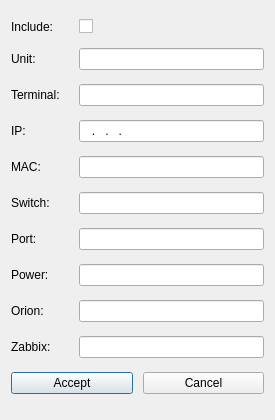
<?xml version="1.0" encoding="UTF-8"?>
<ui version="4.0">
 <class>Dialog</class>
 <widget class="QDialog" name="Dialog">
  <property name="geometry">
   <rect>
    <x>0</x>
    <y>0</y>
    <width>275</width>
    <height>420</height>
   </rect>
  </property>
  <property name="windowTitle">
   <string>Dialog</string>
  </property>
  <layout class="QVBoxLayout" name="verticalLayout">
   <item>
    <layout class="QHBoxLayout" name="layout_onoff" stretch="1,3">
     <item>
      <widget class="QLabel" name="label_onoff">
       <property name="text">
        <string>Include:</string>
       </property>
      </widget>
     </item>
     <item>
      <widget class="QCheckBox" name="checkBox_onoff">
       <property name="text">
        <string/>
       </property>
      </widget>
     </item>
    </layout>
   </item>
   <item>
    <layout class="QHBoxLayout" name="layout_unit" stretch="1,3">
     <item>
      <widget class="QLabel" name="label_unit">
       <property name="text">
        <string>Unit:</string>
       </property>
      </widget>
     </item>
     <item>
      <widget class="QLineEdit" name="lineEdit_unit"/>
     </item>
    </layout>
   </item>
   <item>
    <layout class="QHBoxLayout" name="layout_terminal" stretch="1,3">
     <item>
      <widget class="QLabel" name="label_terminal">
       <property name="text">
        <string>Terminal:</string>
       </property>
      </widget>
     </item>
     <item>
      <widget class="QLineEdit" name="lineEdit_terminal"/>
     </item>
    </layout>
   </item>
   <item>
    <layout class="QHBoxLayout" name="layout_ip" stretch="1,3">
     <item>
      <widget class="QLabel" name="label_ip">
       <property name="text">
        <string>IP:</string>
       </property>
      </widget>
     </item>
     <item>
      <widget class="QLineEdit" name="lineEdit_ip">
       <property name="inputMask">
        <string>000.000.000.000</string>
       </property>
      </widget>
     </item>
    </layout>
   </item>
   <item>
    <layout class="QHBoxLayout" name="layout_mac" stretch="1,3">
     <item>
      <widget class="QLabel" name="label_mac">
       <property name="text">
        <string>MAC:</string>
       </property>
      </widget>
     </item>
     <item>
      <widget class="QLineEdit" name="lineEdit_mac">
       <property name="inputMask">
        <string/>
       </property>
      </widget>
     </item>
    </layout>
   </item>
   <item>
    <layout class="QHBoxLayout" name="layout_switch" stretch="1,3">
     <item>
      <widget class="QLabel" name="label_switch">
       <property name="text">
        <string>Switch:</string>
       </property>
      </widget>
     </item>
     <item>
      <widget class="QLineEdit" name="lineEdit_switch"/>
     </item>
    </layout>
   </item>
   <item>
    <layout class="QHBoxLayout" name="layout_port" stretch="1,3">
     <item>
      <widget class="QLabel" name="label_port">
       <property name="text">
        <string>Port:</string>
       </property>
      </widget>
     </item>
     <item>
      <widget class="QLineEdit" name="lineEdit_port">
       <property name="echoMode">
        <enum>QLineEdit::Normal</enum>
       </property>
      </widget>
     </item>
    </layout>
   </item>
   <item>
    <layout class="QHBoxLayout" name="layout_power" stretch="1,3">
     <item>
      <widget class="QLabel" name="label_power">
       <property name="text">
        <string>Power:</string>
       </property>
      </widget>
     </item>
     <item>
      <widget class="QLineEdit" name="lineEdit_power"/>
     </item>
    </layout>
   </item>
   <item>
    <layout class="QHBoxLayout" name="layout_orion" stretch="1,3">
     <item>
      <widget class="QLabel" name="label_orion">
       <property name="text">
        <string>Orion:</string>
       </property>
      </widget>
     </item>
     <item>
      <widget class="QLineEdit" name="lineEdit_orion"/>
     </item>
    </layout>
   </item>
   <item>
    <layout class="QHBoxLayout" name="layout_zabbix" stretch="1,3">
     <item>
      <widget class="QLabel" name="label_zabbix">
       <property name="text">
        <string>Zabbix:</string>
       </property>
      </widget>
     </item>
     <item>
      <widget class="QLineEdit" name="lineEdit_zabbix"/>
     </item>
    </layout>
   </item>
   <item>
    <layout class="QHBoxLayout" name="layout_btnGroup">
     <property name="spacing">
      <number>10</number>
     </property>
     <item>
      <widget class="QPushButton" name="btn_accept">
       <property name="text">
        <string>Accept</string>
       </property>
      </widget>
     </item>
     <item>
      <widget class="QPushButton" name="btn_cancel">
       <property name="text">
        <string>Cancel</string>
       </property>
      </widget>
     </item>
    </layout>
   </item>
  </layout>
 </widget>
 <resources/>
 <connections/>
</ui>
